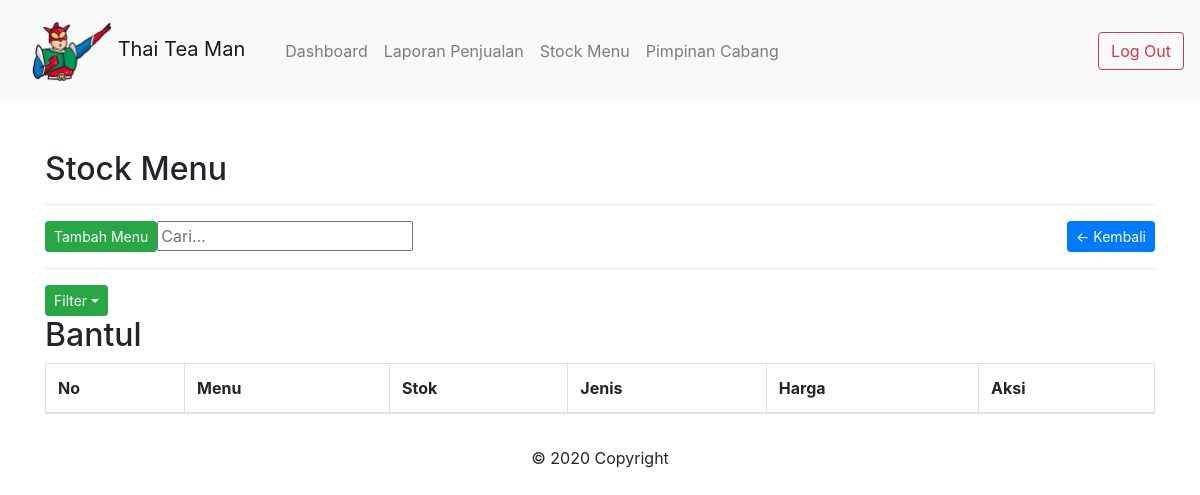
/admin/data-barang.php (signed in), run on an earlier commit of the app's database.
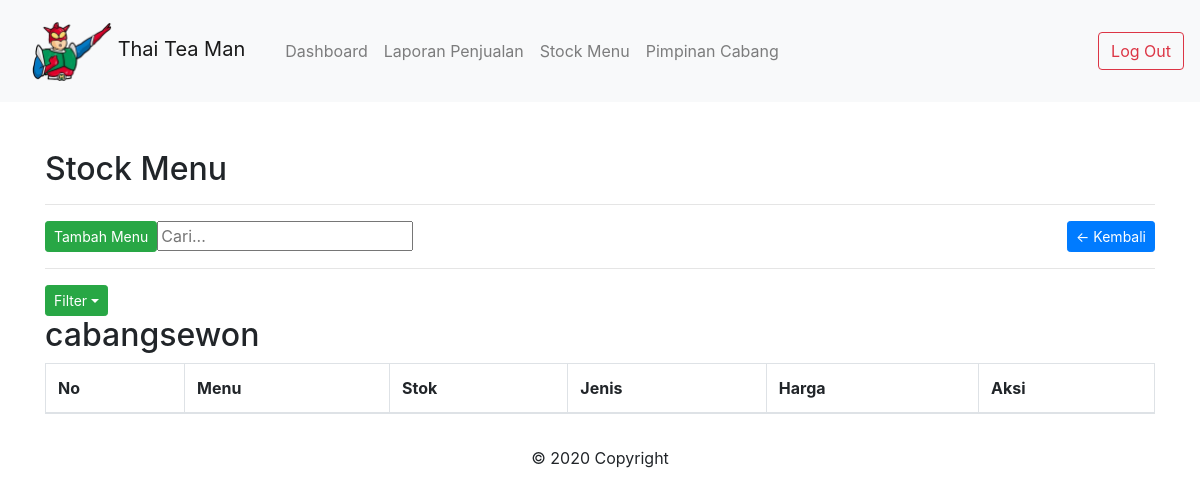
And on a later commit of the database.
### tables this page shows
CREATE TABLE `tb_users` (
  `id` int(11) NOT NULL,
  `nama` varchar(255) NOT NULL,
  `password` varchar(255) NOT NULL,
  `jabatan` enum('admin','kasir') NOT NULL
);

### admin/includes/barang.php (the view, shortened to what this page needs)
<div class="container mt-5">
	<h2>Stock  Menu</h2>
	<hr>
	<input type="text" id="myInput" onkeyup="myFunction()" placeholder="Cari..." title="Type in a name">
	<a href="index.php" class="btn btn-primary btn-sm float-right">&larr; Kembali</a>
	<a href="?h=tambah" class="btn btn-success btn-sm float-left">Tambah Menu</a>
	<div class="clearfix"></div>
	<hr>
	<div class="dropdown">
    	<button type="button" class="btn btn-success dropdown-toggle btn-sm" data-toggle="dropdown">Filter</button>
  	</div>
	<h2><?= $nama_kasir ?></h2>
	<table class="table table-bordered" id="myTable">
	<thead class="thead-light" class="align-middle">
		<thead>
			<tr>
				<th>No</th>
				<th>Menu</th>
				<th>Stok</th>
				<th>Jenis</th>
				<th>Harga</th>
				<th>Aksi</th>
			</tr>
		</thead>
	</table>
</div>

What changed in the data, as far as the page shows it:
no longer on this page (row edited): tb_users: nama "Bantul"
added tb_users: nama "cabangsewon"
